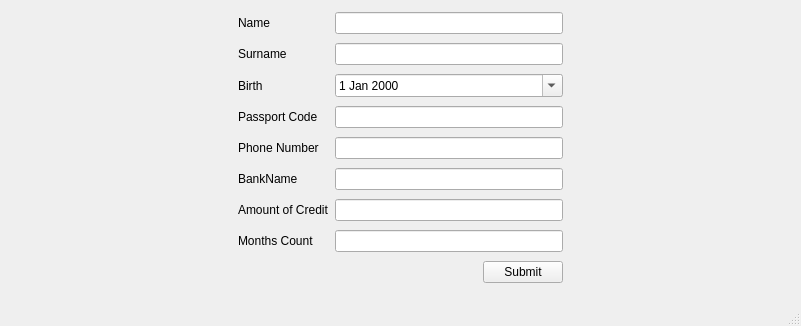
<?xml version="1.0" encoding="UTF-8"?>
<ui version="4.0">
 <class>CheckClient</class>
 <widget class="QMainWindow" name="CheckClient">
  <property name="geometry">
   <rect>
    <x>0</x>
    <y>0</y>
    <width>801</width>
    <height>326</height>
   </rect>
  </property>
  <property name="windowTitle">
   <string>MainWindow</string>
  </property>
  <widget class="QWidget" name="centralwidget">
   <layout class="QGridLayout" name="gridLayout">
    <item row="8" column="2">
     <layout class="QHBoxLayout" name="horizontalLayout_2">
      <item>
       <spacer name="horizontalSpacer">
        <property name="orientation">
         <enum>Qt::Horizontal</enum>
        </property>
        <property name="sizeHint" stdset="0">
         <size>
          <width>40</width>
          <height>20</height>
         </size>
        </property>
       </spacer>
      </item>
      <item>
       <widget class="QPushButton" name="pushButton">
        <property name="text">
         <string>Submit</string>
        </property>
       </widget>
      </item>
     </layout>
    </item>
    <item row="0" column="2">
     <widget class="QLineEdit" name="lineName"/>
    </item>
    <item row="2" column="1">
     <widget class="QLabel" name="labelBirth">
      <property name="text">
       <string>Birth</string>
      </property>
     </widget>
    </item>
    <item row="3" column="2">
     <widget class="QLineEdit" name="linePassCode"/>
    </item>
    <item row="6" column="2">
     <widget class="QLineEdit" name="lineAoC"/>
    </item>
    <item row="6" column="1">
     <widget class="QLabel" name="labelAoC">
      <property name="text">
       <string>Amount of Credit</string>
      </property>
     </widget>
    </item>
    <item row="7" column="2">
     <widget class="QLineEdit" name="lineMC"/>
    </item>
    <item row="3" column="1">
     <widget class="QLabel" name="labelPassCode">
      <property name="text">
       <string>Passport Code</string>
      </property>
     </widget>
    </item>
    <item row="1" column="1">
     <widget class="QLabel" name="labelSurname">
      <property name="text">
       <string>Surname</string>
      </property>
     </widget>
    </item>
    <item row="0" column="1">
     <widget class="QLabel" name="labelName">
      <property name="text">
       <string>Name</string>
      </property>
     </widget>
    </item>
    <item row="4" column="2">
     <widget class="QLineEdit" name="linePhone"/>
    </item>
    <item row="7" column="1">
     <widget class="QLabel" name="labelMC">
      <property name="text">
       <string>Months Count</string>
      </property>
     </widget>
    </item>
    <item row="4" column="1">
     <widget class="QLabel" name="labelPhone">
      <property name="text">
       <string>Phone Number</string>
      </property>
     </widget>
    </item>
    <item row="1" column="2">
     <widget class="QLineEdit" name="lineSurname">
      <property name="sizePolicy">
       <sizepolicy hsizetype="Preferred" vsizetype="Fixed">
        <horstretch>0</horstretch>
        <verstretch>0</verstretch>
       </sizepolicy>
      </property>
     </widget>
    </item>
    <item row="2" column="2">
     <widget class="QDateEdit" name="dateEdit">
      <property name="calendarPopup">
       <bool>true</bool>
      </property>
     </widget>
    </item>
    <item row="5" column="2">
     <widget class="QLineEdit" name="lineBankName"/>
    </item>
    <item row="5" column="1">
     <widget class="QLabel" name="label">
      <property name="text">
       <string>BankName</string>
      </property>
     </widget>
    </item>
    <item row="4" column="0">
     <spacer name="horizontalSpacer_2">
      <property name="orientation">
       <enum>Qt::Horizontal</enum>
      </property>
      <property name="sizeHint" stdset="0">
       <size>
        <width>40</width>
        <height>20</height>
       </size>
      </property>
     </spacer>
    </item>
    <item row="4" column="3">
     <spacer name="horizontalSpacer_3">
      <property name="orientation">
       <enum>Qt::Horizontal</enum>
      </property>
      <property name="sizeHint" stdset="0">
       <size>
        <width>40</width>
        <height>20</height>
       </size>
      </property>
     </spacer>
    </item>
   </layout>
  </widget>
  <widget class="QMenuBar" name="menubar">
   <property name="geometry">
    <rect>
     <x>0</x>
     <y>0</y>
     <width>801</width>
     <height>21</height>
    </rect>
   </property>
  </widget>
  <widget class="QStatusBar" name="statusbar"/>
 </widget>
 <resources/>
 <connections/>
</ui>
